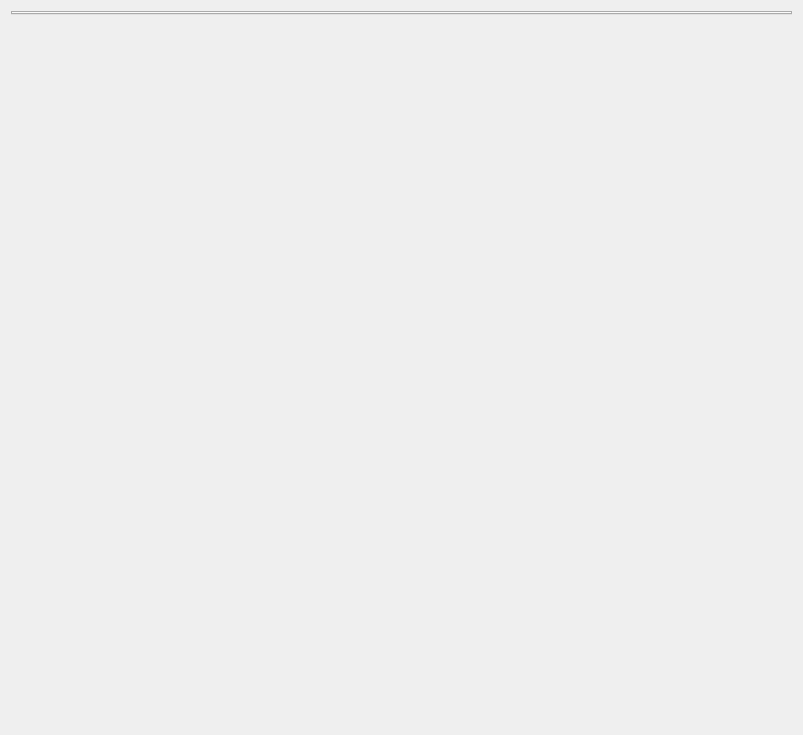
<?xml version="1.0" encoding="UTF-8"?>
<ui version="4.0">
 <class>udg::Q2DViewerLayoutConfigurationScreenBase</class>
 <widget class="QWidget" name="udg::Q2DViewerLayoutConfigurationScreenBase">
  <property name="geometry">
   <rect>
    <x>0</x>
    <y>0</y>
    <width>803</width>
    <height>735</height>
   </rect>
  </property>
  <property name="windowTitle">
   <string>2D Viewer Layout Configuration</string>
  </property>
  <property name="windowIcon">
   <iconset resource="../main/main.qrc">
    <normaloff>:/images/icons/preferences-layout.svg</normaloff>:/images/icons/preferences-layout.svg</iconset>
  </property>
  <layout class="QGridLayout" name="gridLayout_2">
   <item row="0" column="0">
    <widget class="QTabWidget" name="m_modalitiesTabWidget">
     <property name="sizePolicy">
      <sizepolicy hsizetype="Expanding" vsizetype="Preferred">
       <horstretch>0</horstretch>
       <verstretch>0</verstretch>
      </sizepolicy>
     </property>
     <property name="autoFillBackground">
      <bool>false</bool>
     </property>
     <property name="currentIndex">
      <number>-1</number>
     </property>
    </widget>
   </item>
   <item row="1" column="0">
    <spacer name="verticalSpacer">
     <property name="orientation">
      <enum>Qt::Vertical</enum>
     </property>
     <property name="sizeType">
      <enum>QSizePolicy::Expanding</enum>
     </property>
     <property name="sizeHint" stdset="0">
      <size>
       <width>20</width>
       <height>40</height>
      </size>
     </property>
    </spacer>
   </item>
  </layout>
 </widget>
 <resources>
  <include location="../main/main.qrc"/>
  <include location="../main/main.qrc"/>
 </resources>
 <connections/>
</ui>
